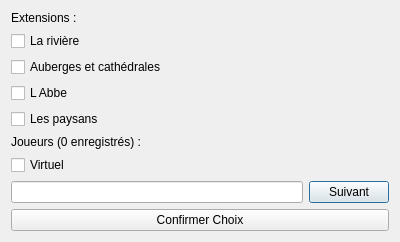
<?xml version="1.0" encoding="UTF-8"?>
<ui version="4.0">
    <class>vueMenu</class>
    <widget class="QDialog" name="vueMenu">
        <property name="geometry">
            <rect>
                <x>0</x>
                <y>0</y>
                <width>400</width>
                <height>210</height>
            </rect>
        </property>
        <property name="windowTitle">
            <string>Dialog</string>
        </property>
        <layout class="QVBoxLayout" name="verticalLayout">
            <item>
                <layout class="QVBoxLayout" name="verticalLayout_2">
                    <item>
                        <widget class="QLabel" name="label">
                            <property name="text">
                                <string>Extensions :</string>
                            </property>
                        </widget>
                    </item>
                    <item>
                        <widget class="QCheckBox" name="exRiviere">
                            <property name="text">
                                <string>La rivière</string>
                            </property>
                        </widget>
                    </item>
                    <item>
                        <widget class="QCheckBox" name="exCathAub">
                            <property name="text">
                                <string>Auberges et cathédrales</string>
                            </property>
                        </widget>
                    </item>
                    <item>
                        <widget class="QCheckBox" name="exAbbe">
                            <property name="text">
                                <string>L Abbe</string>
                            </property>
                        </widget>
                    </item>
                    <item>
                        <widget class="QCheckBox" name="exPaysans">
                            <property name="text">
                                <string>Les paysans</string>
                            </property>
                        </widget>
                    </item>
                </layout>
            </item>
            <item>
                <layout class="QVBoxLayout" name="verticalLayout_3">
                    <item>
                        <widget class="QLabel" name="label_2">
                            <property name="text">
                                <string>Joueurs (0 enregistrés) :</string>
                            </property>
                        </widget>
                    </item>
                    <item>
                        <widget class="QCheckBox" name="checkBox">
                            <property name="text">
                                <string>Virtuel</string>
                            </property>
                        </widget>
                    </item>
                    <item>
                        <layout class="QHBoxLayout" name="horizontalLayout">
                            <item>
                                <widget class="QLineEdit" name="lineEdit"/>
                            </item>
                            <item>
                                <widget class="QPushButton" name="pushButton_2">
                                    <property name="text">
                                        <string>Suivant</string>
                                    </property>
                                </widget>
                            </item>
                        </layout>
                    </item>
                </layout>
            </item>
            <item>
                <widget class="QPushButton" name="pushButton">
                    <property name="text">
                        <string>Confirmer Choix</string>
                    </property>
                </widget>
            </item>
        </layout>
    </widget>
    <resources/>
    <connections/>
</ui>
